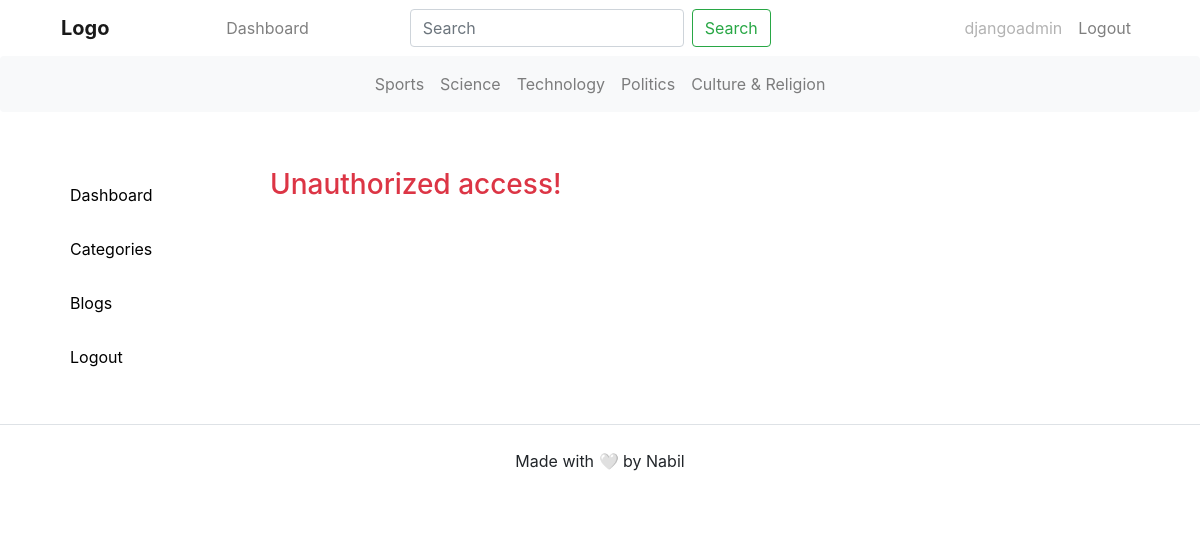
Page /dashboard/users/edit/1/ on the committed database.
### category/models.py (models this page shows, shortened)
class Category(models.Model):
    category = models.CharField(max_length=200, unique=True)
    created_at = models.DateTimeField(auto_now=True)
    updated_at = models.DateTimeField(auto_now_add=True)
    class Meta:
        verbose_name_plural = 'categories'

### dashboard/views.py (the view)
# urls.py: path('users/edit/<int:id>/', views.edit_user, name='edit_user'),
def edit_user(request, id):
    user = get_object_or_404(User, pk=id)
    if request.method == 'POST':
        form = EditUserForm(request.POST, instance=user)
        if form.is_valid():
            form.save()
            return redirect('user')
        else:
            print(form.errors)
    else:
        form = EditUserForm(instance=user)
    context = {'form': form,
               'user':user,}
    return render(request, 'dashboard/edit_user.html', context)

### dashboard/forms.py
class EditUserForm(forms.ModelForm):
    class Meta:
        model = User
        fields = ('username', 'first_name', 'last_name', 'email', 'is_active', 'is_staff', 'is_superuser', 'groups', 'user_permissions' )

### category/context_processors.py (called while the page is built)
def get_category(request):
    categories = Category.objects.all()
    context = {
        'categories':categories,
    }
    return context

### templates/dashboard/edit_user.html (shortened to what this page needs)
{% extends 'base.html' %}
{% load static %}
{% block styles %}
  {{ block.super }}
  <link rel="stylesheet" href="{% static 'css/edit_user.css' %}">
{% endblock %}
{% block body %}
{% load crispy_forms_tags %}
<div class="container dashboard-outer-container">
  <div class="dashboard-container">
    {% include 'dashboard/sidebar.html' %}
    <main class="dashboard-main-content">
      <section id="dashboard">
        {% if perms.auth.add_user %}
        <div style="margin-left: 200px;">
          <h2>Edit User</h2>
          <form action="{% url 'edit_user' user.id %}" method="POST" style="width: 350px;">
            {% csrf_token %}
            {{ form | crispy }}
            <input type="submit" class="btn btn-border" value="Submit">
          </form>
        </div>
        {% else %}
        <h3 class="text-danger mb-5">Unauthorized access!</h3>
        {% endif %}
      </section>
    </main>
  </div>
</div>
{% endblock %}

### templates/base.html (shortened to what this page needs)
{% load static %}
<!DOCTYPE html>
<html lang="en">
<head>
  <link rel="stylesheet" href="https://cdnjs.cloudflare.com/ajax/libs/font-awesome/4.7.0/css/font-awesome.min.css">
  <link href="https://stackpath.bootstrapcdn.com/bootstrap/4.5.2/css/bootstrap.min.css" rel="stylesheet">
  {% block styles %}
  <link href="{% static 'css/base.css' %}" rel="stylesheet">
  {% endblock %}
</head>
<body>
<div class="container">
  <nav class="navbar navbar-expand-lg navbar-light">
    <a class="navbar-brand" href="{% url 'home' %}">Logo</a>
    <div class="collapse navbar-collapse" id="navbarNav">
      <ul class="navbar-nav">
        {% if user.is_authenticated %}
        <li class="nav-item">
          <a class="nav-link" href="{% url 'dashboard' %}">Dashboard</a>
        </li>
        {% endif %}
      </ul>
      <form onsubmit="return validateForm();" action="{% url 'search' %}" method="GET" class="form-inline my-2 my-lg-0 navbar-search">
        <input name="search_keyword" id="search_keyword" class="form-control mr-sm-2" type="search" placeholder="Search" aria-label="Search">
        <button id="submit_button_search" class="btn btn-outline-success my-2 my-sm-0" type="submit">Search</button>
      </form>
      <ul class="navbar-nav ml-auto">
        {% if not user.is_authenticated %}
        <li class="nav-item">
          <a class="nav-link" href="{% url 'register' %}">Register</a>
        </li>
        <li class="nav-item">
          <a class="nav-link" href="{% url 'login_view' %}">Login</a>
        </li>
        {% else %}
        <li class="nav-item">
          <a class="nav-link disabled" href="">{{ user.username }}</a>
        </li>
        <li class="nav-item">
          <a class="nav-link" href="{% url 'logout_view' %}">Logout</a>
        </li>
        {% endif %}
      </ul>
    </div>
  </nav>
</div>
<nav class="navbar navbar-expand-lg navbar-light bg-light rounded mb-3">
  <div class="collapse navbar-collapse" id="navbarCategories">
    <ul class="navbar-nav mr-auto">
      {% for cat in categories %}
      <li class="nav-item">
        <a class="nav-link" href="{% url 'category_blog' cat.id %}">{{ cat.category }}</a>
      </li>
      {% endfor %}
    </ul>
  </div>
</nav>
{% block body %}{% endblock %}
<footer>
  <div class="p-4 text-center border-top">
    <p>Made with 🤍 by Nabil</p>
  </div>
</footer>
</body>
</html>

### static/css/base.css (style rules this page uses)
.navbar-brand { font-weight: bold; }
.navbar-nav { margin-left: auto; }
.navbar-search { margin-left: auto; margin-right: auto; }

### static/css/edit_user.css (style rules this page uses)
.dashboard-outer-container { display: flex; justify-content: center; align-items: center; height: 100%; padding: 20px; }
.dashboard-container { display: flex; width: 100%; max-width: 1200px; overflow: hidden; }
.dashboard-main-content { flex-grow: 1; padding: 20px; overflow-y: auto; }
.dashboard-main-content section { margin-bottom: 20px; }

### rows in the picture
Category: category "Sports"
Category: category "Science"
Category: category "Technology"
Category: category "Politics"
Category: category "Culture & Religion"

### other values in the picture
{{ user.username }} "djangoadmin"
